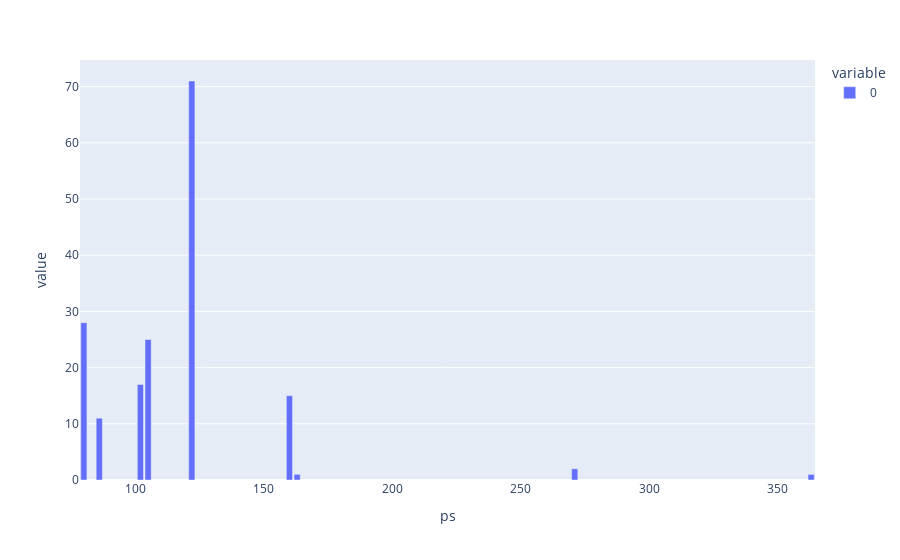

The notebook cell saved with this chart:
### Code cell
px.bar(df.query("car == 'Golf VI Benzin'").groupby('ps').size())

### Figure 1 — Plotly figure (JSON) as saved in the notebook; plotly's stock layout.template omitted (floating-point values rounded to 4 significant figures)
{"data": [{"alignmentgroup": "True", "hovertemplate": "variable=0<br>ps=%{x}<br>value=%{y}<extra></extra>", "legendgroup": "0", "marker": {"color": "#636efa"}, "name": "0", "offsetgroup": "0", "orientation": "v", "showlegend": true, "textposition": "auto", "type": "bar", "x": [80, 86, 102, 105, 122, 160, 163, 271, 363], "xaxis": "x", "y": [28, 11, 17, 25, 71, 15, 1, 2, 1], "yaxis": "y"}], "layout": {"barmode": "relative", "legend": {"title": {"text": "variable"}, "tracegroupgap": 0}, "margin": {"t": 60}, "xaxis": {"anchor": "y", "domain": [0, 1], "title": {"text": "ps"}}, "yaxis": {"anchor": "x", "domain": [0, 1], "title": {"text": "value"}}}}
